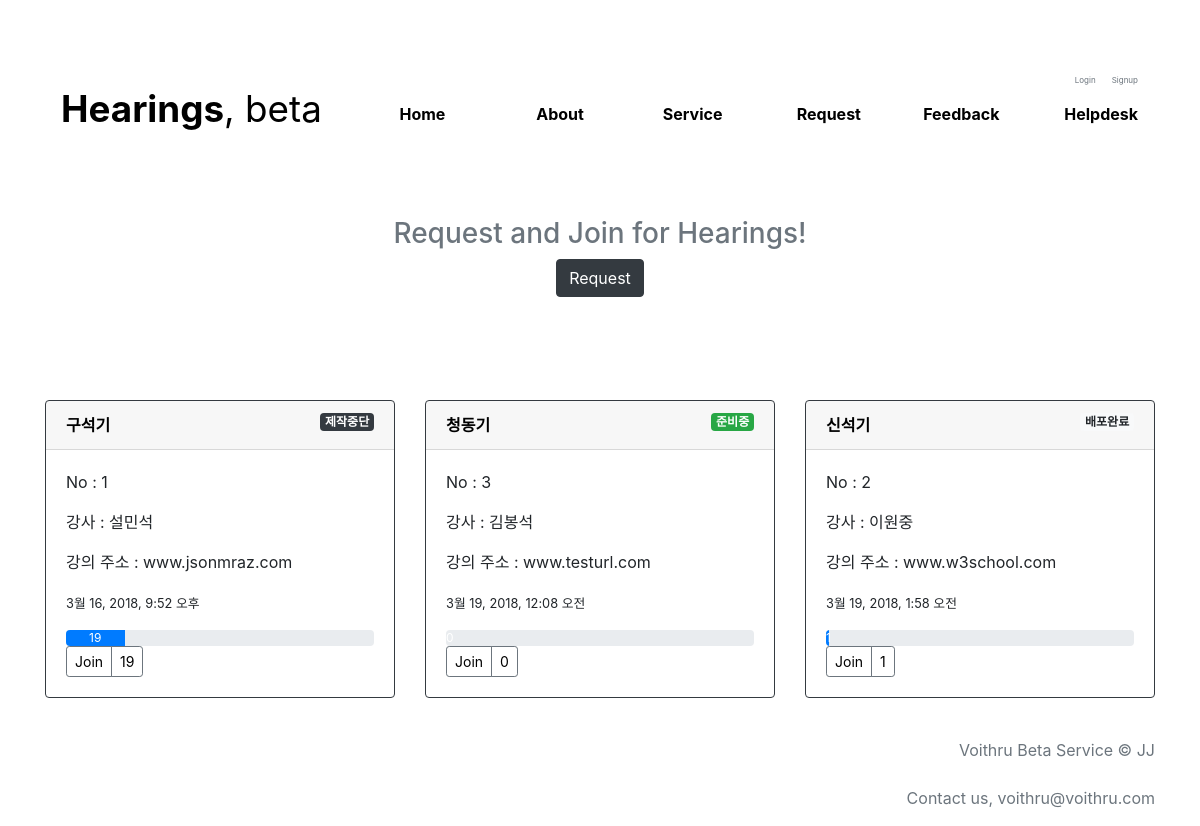
/, run on an earlier commit of the app's database.
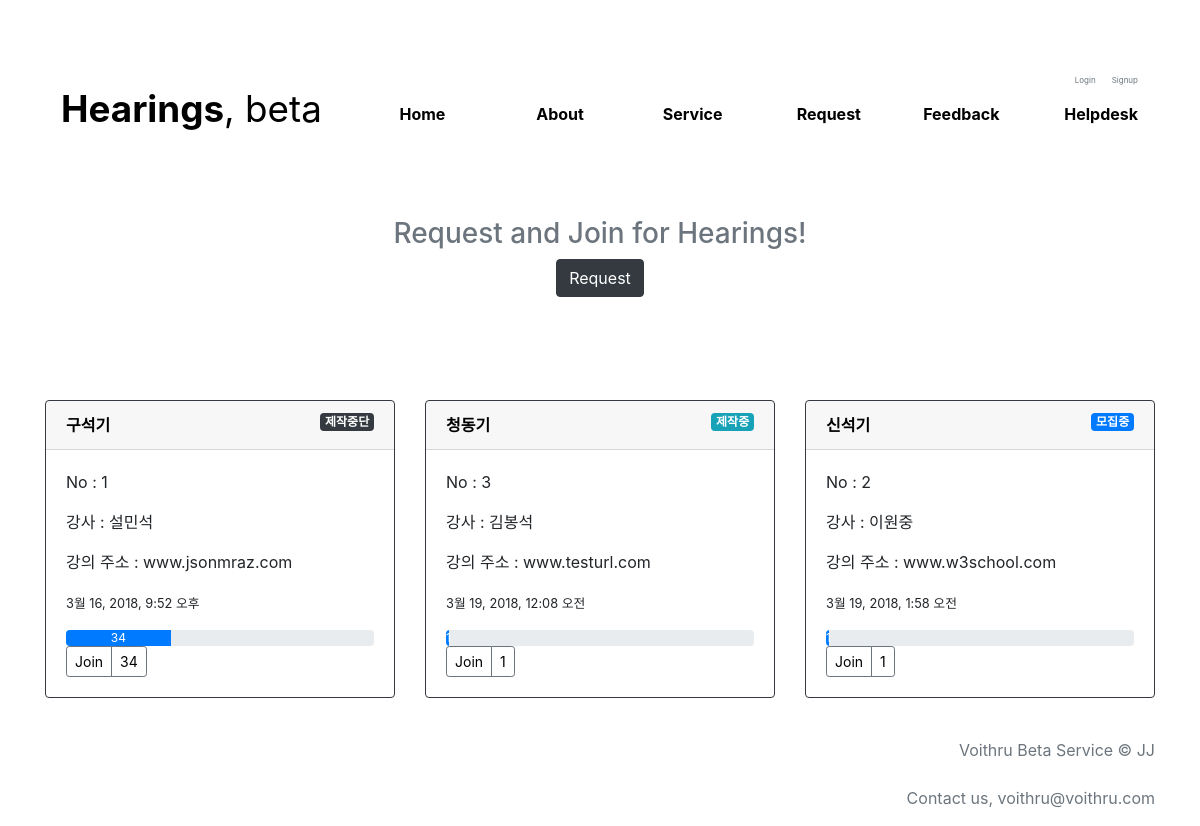
And on a later commit of the database.
### blog/models.py (models this page shows, shortened)
class Request(models.Model):
    author = models.ForeignKey('auth.User', on_delete=models.CASCADE)
    username = models.CharField(max_length=50, blank=True)
    phone_num = models.CharField(max_length=50, blank=True)
    lec = models.CharField(max_length=100, blank=True)
    lec_url = models.CharField(max_length=100, blank=True)
    lec_teacher = models.CharField(max_length=100, blank=True)
    description = models.TextField()
    email = models.EmailField()
    lec_company = models.CharField(max_length=50, blank=True)
    created_date = models.DateTimeField(default=timezone.now)
    published_date = models.DateTimeField(blank=True, null=True)
    view_cnt = models.IntegerField(default=0, blank=True)
    STEP1 = '모집중'
    STEP2 = '준비중'
    STEP3 = '제작중'
    STEP4 = '배포완료'
    STEP_STOPPED = '제작중단'
    STATUS = [
        (STEP1, '모집중'),
        (STEP2, '준비중'),
        (STEP3, '제작중'),
        (STEP4, '배포완료'),
        (STEP_STOPPED, '제작중단'),
    ]
    status = models.CharField(choices=STATUS, max_length=20, default=STEP1)

### blog/views.py (the view)
# urls.py: url(r'^$', views.post_list, name='post_list'),
def post_list(request):
    candidates = Request.objects.all()
    posts = Request.objects.filter(published_date__lte=timezone.now()).order_by('published_date')
    if request.method == "POST":
            form = StatusForm(request.POST)
            if form.is_valid():
                post_test = Request.objects.get(id=request.POST['post.id'])
                post_test.status = request.POST.get('status', False)  # form.save(commit=False)
                post_test.author = request.user
                post_test.save()
                return redirect('post_list')
    else:
        form = StatusForm()
    return render(request, 'blog/post_list.html', {'posts': posts, 'form': form, 'candidates': candidates})

### blog/templates/blog/post_list.html (shortened to what this page needs)
{% extends 'blog/base.html' %}
{% load staticfiles %}
{% block content %}
<main role="main">
    <div class="container" style="display:table; height:200px;">
            <div class="text-center" style="padding-bottom: 70px; display:table-cell; vertical-align:middle;">
                <h3 class="text-secondary">Request and Join for Hearings!</h3>
                <p><a href="{% url 'post_new' %}" class="btn btn-dark">Request</a></p>
            </div>
    </div>
         <div class="container">
              <div class="row">
                  {% for post in posts %}
                  <div class="col-md-4 ">
                      <div class="card mb-12 box-shadow border-dark mb-3">
                          <div class="card-header">
                            <a href="{% url 'post_detail' pk=post.pk %}" style="color:black;"><strong>{{ post.lec }}</strong></a>
                            {% if not user.is_superuser %}
                                {% if post.status == '모집중' %}
                                    <span class="badge badge-primary" style="float:right">{{ post.status }}</span></h6>
                                {% elif post.status == '준비중'%}
                                    <span class="badge badge-success" style="float:right">{{ post.status }}</span></h6>
                                {% elif post.status == '제작중' %}
                                    <span class="badge badge-info" style="float:right">{{ post.status }}</span></h6>
                                {% elif post.status == '배포완료' %}
                                    <span class="badge badge-light" style="float:right">{{ post.status }}</span></h6>
                                {% elif post.status == '제작중단' %}
                                <span class="badge badge-dark" style="float:right">{{ post.status }}</span></h6>
                                {% endif %}
                            {% endif %}
                          </div>
                          <div class="card-body">
                              <p class="card-text">No : {{ post.id }}</p>
                              <p class="card-text">강사 : {{ post.lec_teacher }}</p>
                              <p class="card-text">강의 주소 : {{ post.lec_url }}</p>
                              <p class="card-text"><small>{{ post.published_date }}</small></p>
                              <div class="progress">
                                <div class="progress-bar" role="progressbar" style="width: {{ post.view_cnt }}%;" aria-valuenow="0" aria-valuemin="0" aria-valuemax="100">{{ post.view_cnt }}</div>
                              </div>
                              <div class="d-flex justify-content-between align-items-center">
                                  <div class="btn-group">
                                      <button type="button" class="btn btn-sm btn-outline-secondary"><a href="{% url 'post_detail' pk=post.pk %}" style="color:black;">Join</a></button>
                                      <button type="button" class="btn btn-sm btn-outline-secondary"><a style="color:black;">{{ post.view_cnt }}</a></button>
                                  </div>
                              </div>
                          </div>
                      </div>
                  </div>
                  {% endfor %}
              </div>
         </div>
</main>
{% endblock %}

### blog/templates/blog/base.html (shortened to what this page needs)
<!doctype html>
{% load staticfiles %}
<html lang="en">
  <head>
    <link rel="stylesheet" type="text/css" href="{% static 'static/css/blog.css' %}">
    <link rel="stylesheet" href="https://maxcdn.bootstrapcdn.com/bootstrap/4.0.0/css/bootstrap.min.css">
  </head>
  <body>
    <div id="navigation" style="height: 200px; border-bottom:0px solid rgb(161, 161, 153); box-sizing:border-box;">
      <div class="container" style="width:100%; height: 200px;">
      <nav class="navbar" style="display: grid; grid-template-columns:1fr 3fr;  height: 200px;">
          <a class="navbar-brand" href="/" style="padding-top:23px; font-size: 2.3em; color:black;"><strong>Hearings</strong>, beta</a>
          <div style="display: flex; flex-direction: column">
              <div class="row">
                <ul id="gridmenu" class="nav justify-content-end" style="overflow: hidden; width: 100%;">
                  {% if not user.is_authenticated %}
                      <li class="nav-item">
                        <a class="nav-link active text-muted" href="{% url "login" %}?next={{ request.path }}" style="font-size:0.5em;padding-right:0px; float:left;color:black;">Login</a>
                      </li>
                      <li class="nav-item">
                        <a class="nav-link active text-muted" href="{% url "signup" %}" style="float:left; color:black; font-size:0.5em;">Signup</a>
                      </li>
                  {% endif %}
                </ul>
              </div>
              <div class="row" style="float: right;">
                <ul id="gridmenu" class="nav justify-content-end" style="width: 100%; float: right; margin-right:0px; display: grid; grid-template-columns: repeat(6, 1fr);">
                  <li class="nav-item">
                    <a class="nav-link active text-muted" href="/" style="color:black; float: right; margin-right: 0px;"><strong>Home</strong></a>
                  </li>
                  <li class="nav-item">
                    <a class="nav-link active text-muted" href="{% url 'introduce_voithru' %}" style="float: right; color:black;"><strong>About</strong></a>
                  </li>
                  <li class="nav-item">
                    <a class="nav-link active text-muted" href="{% url 'introduce_service' %}" style="color:black;float: right;"><strong>Service</strong></a>
                  </li>
                  <li class="nav-item">
                    <a class="nav-link active text-muted" href="{% url 'post_new' %}" style="color:black;float: right;"><strong>Request</strong></a>
                  </li>
                  <li class="nav-item">
                    <a class="nav-link active text-muted" href="{% url 'published_post_list' %}" style="color:black;float: right;"><strong>Feedback</strong></a>
                  </li>
                  <li class="nav-item">
                    <a class="nav-link active text-muted" href="{% url 'help_list' %}" style="color:black;float: right;"><strong>Helpdesk</strong></a>
                  </li>
                </ul>
              </div>
        </div>
        </div>
  </div>
    {% block content %}
    {% endblock %}
    <footer class="text-muted">
      <div class="container">
          <br><p class="float-right">Voithru Beta Service &copy; JJ</p></br>
          <br><p class="float-right">Contact us, voithru@voithru.com</p></br>
      </div>
    </footer>
  </body>
</html>

### blog/templates/static/css/blog.css (style rules this page uses)
strong { color:black; }

### blog/templates/blog/base.html (style rules this page uses)
#gridmenu > li { margin-right: 0px;!important; }
#navigation > div > nav > div > div.row ul li { float: right; margin-right: 0px; }

What changed in the data, as far as the page shows it:
changed Request "구석기": view_cnt "19" → "34"
changed Request "청동기": view_cnt "0" → "1"; status "준비중" → "제작중"
changed Request "신석기": status "배포완료" → "모집중"
